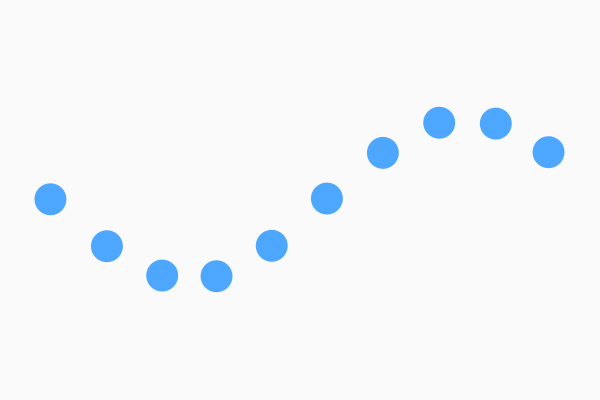
Frame 1 (no input)
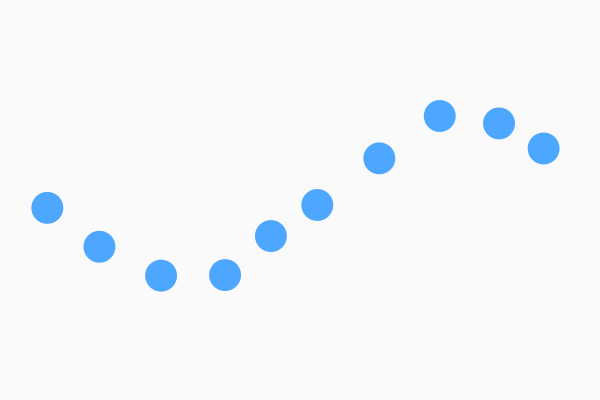
Frame 60 (the mouse pressed at the canvas centre just before this capture)
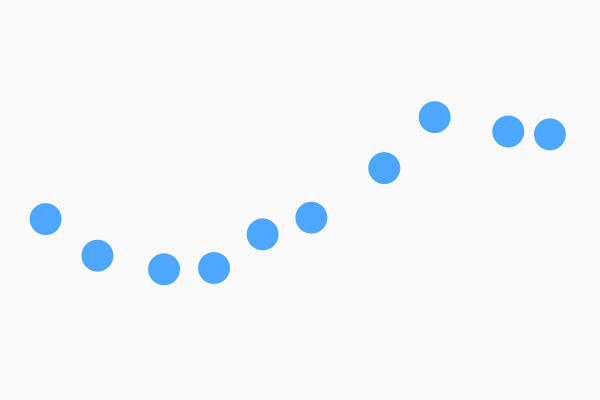
Frame 120 (the mouse held since frame 60 and released just before this capture)

The Processing sketch that drew these frames (run headless with seeded random() and noise(); from frame 60 on, the mouse is pressed at the canvas centre):

// Processing sketch: Task4
// ── Task4.pde
// Task 4
// 4.a Start a sketch and add a setup function, (set the size of the canvas).
// 4.b Add an array to the sketch that will be holding 10 Circle instances. (Circle being a datatype that you have not yet added)
// 4.c Write a class called Circle with the attributes (fields) xposition and yposition.
// 4.d Add a constructor to the Circle class with parametres for xposition and yposition.
// 4.e Test the class by creating one Circle object from the setup function.
// 4.f Add a method to the Circle class called display(), that will draw an ellipse at the position given by the two arguments, which the instance was created with (xposition and yposition).
// 4.g Test the display() -method by calling it on the instance you created in step 4.e.
  // Hint: circle.display();
// 4.h In the sketch main tab, declare an array in global scope called circles.
// 4.i In the setup function, instead of instantiating only 1 Circle object we need 10. Therefor, use a loop to create the instances. In the call to the constructor, give each instance unique position values, so that they will not be placed at exactly the same spot (experimentation is encouraged).
// 4.j Add the instances to the circles array. You may do this after instantiation or simultaneously.
// 4.k Add a method to the Circle class, called move, that adds a value to the x-position and a value to the y-position of the object, then draws the circle again. The values should be passed as parameters into the method.
// 4.l Test the new method by adding a for-each loop to the draw function, where move is called on each element of the array of Circles.
// 4.m OPTIONAL: Add a new class that draws something more complicated than a circle. It too should have a constructor, display and a move method. See if you can make it behave in roughly the same way as the circles.

Circle[] circles;
int N = 10;

void setup(){
  size(600,400);
  circles = new Circle[N];
  
  for (int i = 0; i < N; i++){
    float x = map(i, 0, N - 1, 50, width - 50);
    float y = height / 2 + sin(TWO_PI * i / N) * 80;
    circles[i] = new Circle(x,y);
  }
}

void draw(){
  background(250);
  
  for (Circle c : circles){
    c.move(random(-1.5, 1.5), random(-1.5, 1.5));
  }
}

class Circle{
  float xPosition;
  float yPosition;
  
  Circle(float xPosition, float yPosition){
    this.xPosition = xPosition;
    this.yPosition = yPosition;
  }

  void display(){
    noStroke();
    fill(30, 144, 255, 200);
    ellipse(xPosition, yPosition, 32, 32);
  }
  
  
  void move(float dx, float dy){
    xPosition += dx;
    yPosition += dy;
    
    xPosition = constrain(xPosition, 16, width - 16);
    yPosition = constrain(yPosition, 16, height - 16);
    
    display();  
  }
}

class Target{

  float x, y;
  Target(float x, float y){
    this.x = x;
    this.y = y;
  }
  void display(){
    noStroke();
    fill(255, 80);
    ellipse(x, y, 40, 40);
    fill(200, 0, 0, 180);
    ellipse(x, y, 18, 18);
  }
  void move(float dx, float dy){
    x += dx;
    y += dy;
    display();
  }
}
